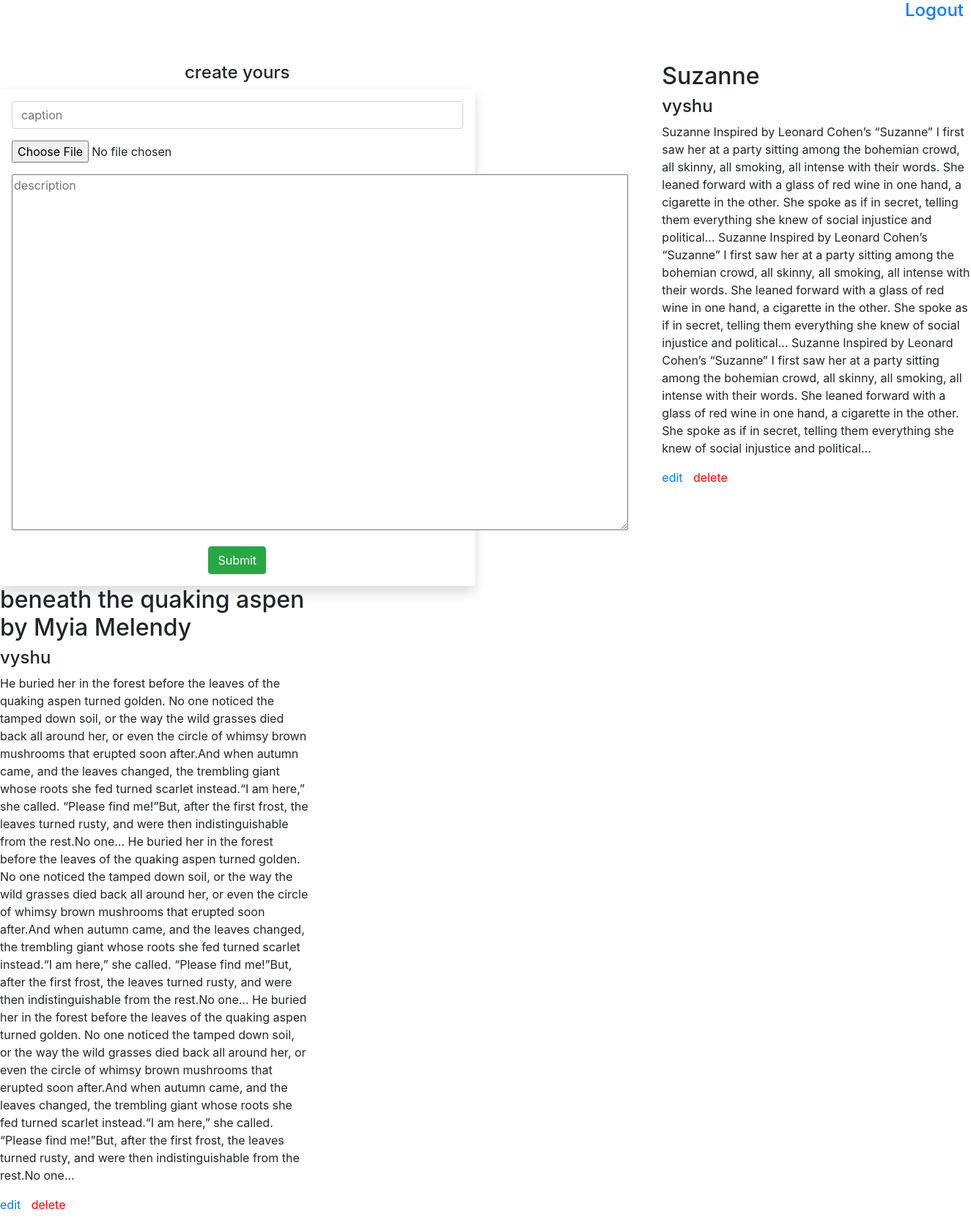
The app's page /crstory (signed in) with its own data.
### story_app/models.py (models this page shows)
class story_teller(models.Model):
    caption=models.CharField(max_length=50)
    storyteller=models.ForeignKey(User,on_delete=models.CASCADE)
    image=models.URLField()
    desc=models.TextField()

### story_app/views.py (the view, shortened to what this page needs)
# urls.py: path('crstory',views.crstory,name='crstory'),
def crstory(request):
    story = story_teller.objects.filter(storyteller=request.user)
    print(request.user)
    return render(request,"crstory.html",{"story":story})

### templates/crstory.html (shortened to what this page needs)
{% extends 'base.html' %}
{% load static %}
{% block content %}
<div class="row">
    <h4 style="margin-left:1250px;color:red;"><a href="{% url 'logout' %}">Logout</a></h4>
</div>
<br>
<br>
<div class="row">
    <div class="col-md-6">
        <center><h4>create yours</h4></center>
        <form method="post" class="p-3 shadow" enctype="multipart/form-data">
    <div class="form-group">
    <input type="text" name="caption" class="form-control" placeholder="caption">
    </div>
    <div class="form-group">
    <input name="myfile" type="file">
    </div>
    <div class="form-group">
    <textarea name="desc" cols="80" rows="20" placeholder="description"></textarea>
    </div>
            <center><input type="submit" class="btn btn-success"></center>
</form>
    </div>
    <div class="col-md-2">
    </div>
    {% for i in story %}
    <div class="col-md-4">
        <div class="form-group" style="display:inline;">
						<h2>{{i.caption}}</h2>
					</div>
					<div class="form-group">
						<h4>{{i.storyteller}}</h4>
						<p>{{i.desc}}</p>
					</div>
        <a href="{% url 'updatestory' i.id %}">edit</a>
        <a style="padding-left:10px; color:red" href="{% url 'deletestory' i.id %}">delete</a>
    </div>
    {% endfor %}
</div>
<br>
{% endblock %}

### records on screen
story_teller: caption "Suzanne", storyteller "vyshu", desc "Suzanne Inspired by Leonard Cohen’s “Suzanne” I first saw her at a party sitting among the bohemian crowd, all skinny, all smoking, all intense with their words. She leaned forward with a glass of red wine in one hand, a cigarette in the other. She spoke as if in secret, telling them everything she knew of social injustice and political... Suzanne Inspired by Leonard Cohen’s “Suzanne” I first saw her at a party sitting among the bohemian crowd, all skinny, all smoking, all intense with their words. She leaned forward with a glass of red wine in one hand, a cigarette in the other. She spoke as if in secret, telling them everything she knew of social injustice and political... Suzanne…"
story_teller: caption "beneath the quaking aspen by Myia Melendy", storyteller "vyshu", desc "He buried her in the forest before the leaves of the quaking aspen turned golden. No one noticed the tamped down soil, or the way the wild grasses died back all around her, or even the circle of whimsy brown mushrooms that erupted soon after.And when autumn came, and the leaves changed, the trembling giant whose roots she fed turned scarlet instead.“I am here,” she called. “Please find me!”But, after the first frost, the leaves turned rusty, and were then indistinguishable from the rest.No one... He buried her in the forest before the leaves of the quaking aspen turned golden. No one noticed the tamped down soil, or the way the wild grasses died back all around her, or even the circle of…"
